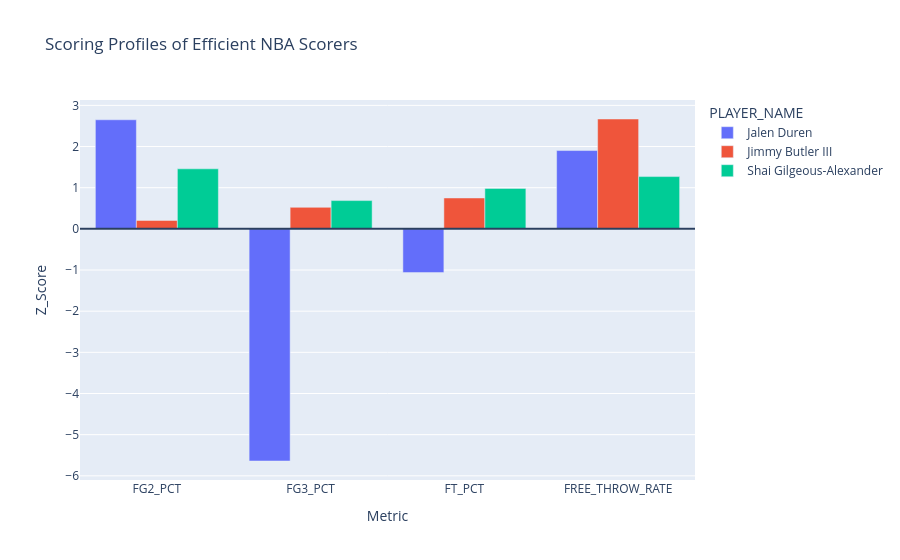

The code cell stored with this chart in its notebook:
### Code cell
fig = px.bar(
    comparison_long,
    x="Metric",
    y="Z_Score",
    color="PLAYER_NAME",
    barmode="group",
    title="Scoring Profiles of Efficient NBA Scorers"
)

fig.add_hline(y=0)

fig.show()

### Figure 1 — Plotly figure (JSON) as saved in the notebook; plotly's stock layout.template omitted (floating-point values rounded to 4 significant figures)
{"data": [{"alignmentgroup": "True", "hovertemplate": "PLAYER_NAME=Jalen Duren<br>Metric=%{x}<br>Z_Score=%{y}<extra></extra>", "legendgroup": "Jalen Duren", "marker": {"color": "#636efa", "pattern": {"shape": ""}}, "name": "Jalen Duren", "offsetgroup": "Jalen Duren", "orientation": "v", "showlegend": true, "textposition": "auto", "type": "bar", "x": ["FG2_PCT", "FG3_PCT", "FT_PCT", "FREE_THROW_RATE"], "xaxis": "x", "y": [2.65, -5.64, -1.063, 1.902], "yaxis": "y"}, {"alignmentgroup": "True", "hovertemplate": "PLAYER_NAME=Jimmy Butler III<br>Metric=%{x}<br>Z_Score=%{y}<extra></extra>", "legendgroup": "Jimmy Butler III", "marker": {"color": "#EF553B", "pattern": {"shape": ""}}, "name": "Jimmy Butler III", "offsetgroup": "Jimmy Butler III", "orientation": "v", "showlegend": true, "textposition": "auto", "type": "bar", "x": ["FG2_PCT", "FG3_PCT", "FT_PCT", "FREE_THROW_RATE"], "xaxis": "x", "y": [0.2041, 0.5227, 0.7504, 2.669], "yaxis": "y"}, {"alignmentgroup": "True", "hovertemplate": "PLAYER_NAME=Shai Gilgeous-Alexander<br>Metric=%{x}<br>Z_Score=%{y}<extra></extra>", "legendgroup": "Shai Gilgeous-Alexander", "marker": {"color": "#00cc96", "pattern": {"shape": ""}}, "name": "Shai Gilgeous-Alexander", "offsetgroup": "Shai Gilgeous-Alexander", "orientation": "v", "showlegend": true, "textposition": "auto", "type": "bar", "x": ["FG2_PCT", "FG3_PCT", "FT_PCT", "FREE_THROW_RATE"], "xaxis": "x", "y": [1.458, 0.6866, 0.9828, 1.27], "yaxis": "y"}], "layout": {"barmode": "group", "legend": {"title": {"text": "PLAYER_NAME"}, "tracegroupgap": 0}, "shapes": [{"type": "line", "x0": 0, "x1": 1, "xref": "x domain", "y0": 0, "y1": 0, "yref": "y"}], "title": {"text": "Scoring Profiles of Efficient NBA Scorers"}, "xaxis": {"anchor": "y", "domain": [0, 1], "title": {"text": "Metric"}}, "yaxis": {"anchor": "x", "domain": [0, 1], "title": {"text": "Z_Score"}}}}
